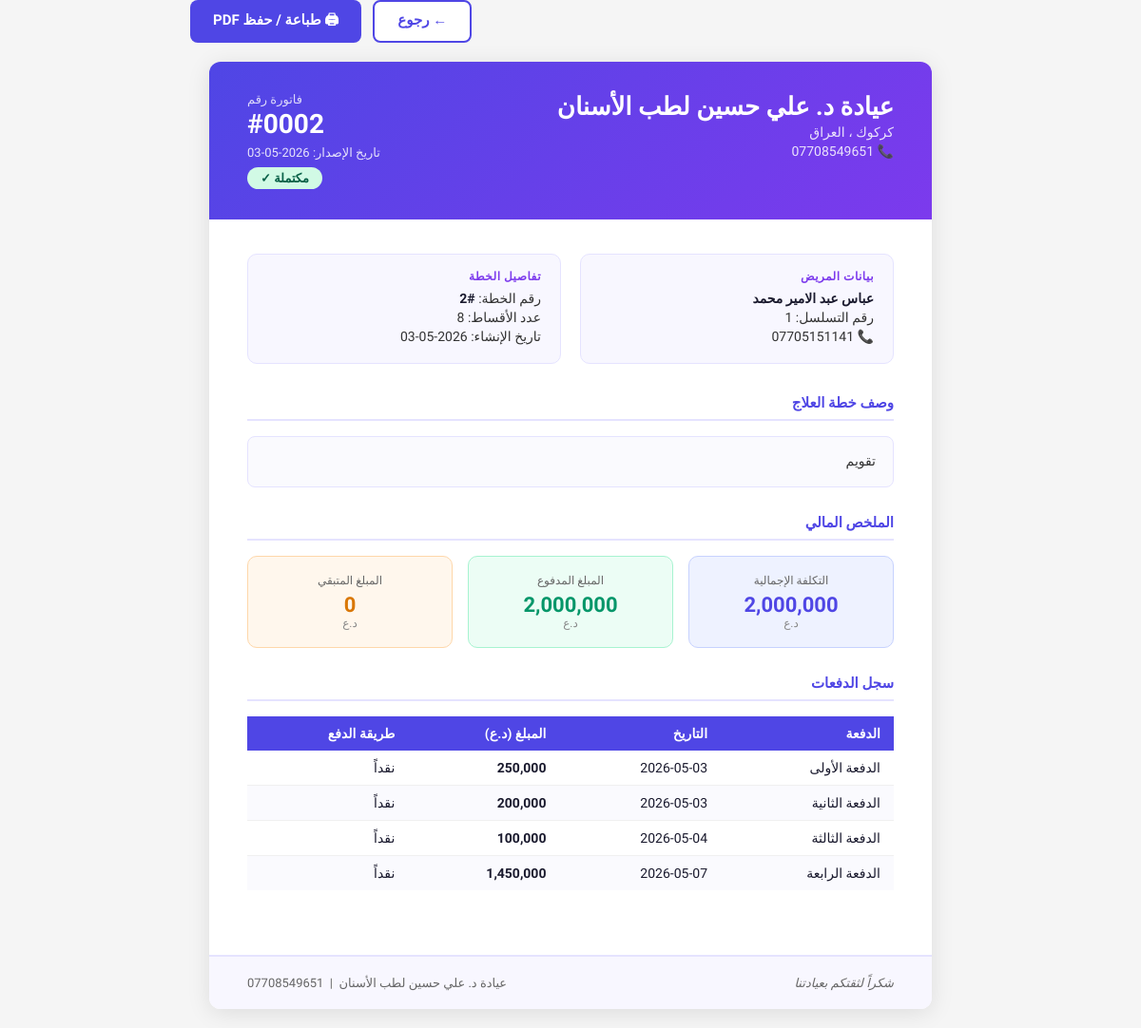
Screenshot of /finance/invoice/2 (signed in) with the database file from the repository.
### tables this page shows
CREATE TABLE settings (
                key   TEXT PRIMARY KEY,
                value TEXT
            );

CREATE TABLE payments (
                id               INTEGER PRIMARY KEY AUTOINCREMENT,
                patient_id       INTEGER NOT NULL,
                treatment_plan_id INTEGER,
                amount           REAL    NOT NULL,
                payment_date     TEXT    NOT NULL DEFAULT (date('now','localtime')),
                payment_method   TEXT    NOT NULL DEFAULT 'cash',
                notes            TEXT,
                created_at       TEXT    NOT NULL DEFAULT (datetime('now','localtime')),
                FOREIGN KEY (patient_id)        REFERENCES patients(id) ON DELETE CASCADE,
                FOREIGN KEY (treatment_plan_id) REFERENCES treatment_plans(id) ON DELETE SET NULL
            );

### routes/finance.py (the view)
@finance_bp.route('/invoice/<int:plan_id>')
@login_required
def invoice(plan_id):
    db = get_db()
    plan = db.execute('''
        SELECT tp.*, p.full_name AS patient_name, p.phone AS patient_phone
        FROM treatment_plans tp
        JOIN patients p ON tp.patient_id = p.id
        WHERE tp.id = ?
    ''', (plan_id,)).fetchone()
    if not plan:
        return "الفاتورة غير موجودة", 404
    payments = db.execute('''
        SELECT *,
               ROW_NUMBER() OVER (
                   PARTITION BY treatment_plan_id
                   ORDER BY payment_date, id
               ) as payment_num
        FROM payments
        WHERE treatment_plan_id = ?
        ORDER BY payment_date, id
    ''', (plan_id,)).fetchall()
    clinic = db.execute("SELECT key, value FROM settings WHERE key LIKE 'clinic_%'").fetchall()
    clinic_info = {row['key']: row['value'] for row in clinic}
    return render_template('invoice.html',
        plan=plan,
        payments=payments,
        clinic=clinic_info,
    )

### db/database.py (called while the page is built)
def get_db():
    if 'db' not in g:
        g.db = sqlite3.connect(
            current_app.config['DATABASE'],
            detect_types=sqlite3.PARSE_DECLTYPES
        )
        g.db.row_factory = sqlite3.Row  # النتائج كـ dict
        g.db.execute("PRAGMA journal_mode=WAL")
        g.db.execute("PRAGMA foreign_keys = ON")
    return g.db

### routes/auth.py (called while the page is built)
def login_required(f):
    from functools import wraps
    @wraps(f)
    def decorated(*args, **kwargs):
        if 'user_id' not in session:
            flash('يرجى تسجيل الدخول أولاً', 'warning')
            return redirect(url_for('auth.login'))
        return f(*args, **kwargs)
    return decorated

### templates/invoice.html (shortened to what this page needs)
<!DOCTYPE html>
<html lang="ar" dir="rtl">
<head>
</head>
<body>
  <div class="print-actions">
    <a href="{{ url_for('finance.index') }}" class="btn-back">← رجوع</a>
    <button class="btn-print" onclick="window.print()">🖨 طباعة / حفظ PDF</button>
  </div>
  <div class="invoice-wrapper">
    <div class="invoice-header">
      <div>
        <div class="clinic-name">{{ clinic.get('clinic_name', 'عيادة الأسنان المتخصصة') }}</div>
        <div class="clinic-sub">{{ clinic.get('clinic_address', '') }}</div>
        {% if clinic.get('clinic_phone') %}
        <div class="clinic-sub" style="margin-top:4px">📞 {{ clinic.get('clinic_phone') }}</div>
        {% endif %}
      </div>
      <div class="invoice-meta">
        <div class="invoice-label">فاتورة رقم</div>
        <div class="invoice-num">#{{ '%04d' % plan.id }}</div>
        <div class="invoice-date">
          تاريخ الإصدار: {{ plan.created_at[:10] if plan.created_at else '' }}
        </div>
        <div style="margin-top:8px">
          <span class="status-badge {{ 'status-completed' if plan.status == 'completed' else 'status-active' }}">
            {{ 'مكتملة ✓' if plan.status == 'completed' else 'نشطة' }}
          </span>
        </div>
      </div>
    </div>
    <div class="invoice-body">
      <div class="info-grid">
        <div class="info-box">
          <div class="info-box-title">بيانات المريض</div>
          <p><strong>{{ plan.patient_name }}</strong></p>
          <p>رقم التسلسل: {{ plan.patient_id }}</p>
          {% if plan.patient_phone %}
          <p>📞 {{ plan.patient_phone }}</p>
          {% endif %}
        </div>
        <div class="info-box">
          <div class="info-box-title">تفاصيل الخطة</div>
          <p>رقم الخطة: <strong>#{{ plan.id }}</strong></p>
          <p>عدد الأقساط: {{ plan.installments_count }}</p>
          <p>تاريخ الإنشاء: {{ plan.created_at[:10] if plan.created_at else '' }}</p>
        </div>
      </div>
      <div class="section-title">وصف خطة العلاج</div>
      <div class="desc-box">{{ plan.description }}</div>
      <div class="section-title">الملخص المالي</div>
      <div class="finance-summary">
        <div class="fin-card total">
          <div class="fin-label">التكلفة الإجمالية</div>
          <div class="fin-amount">{{ plan.total_cost|fmt_num }}</div>
          <div class="fin-currency">د.ع</div>
        </div>
        <div class="fin-card paid">
          <div class="fin-label">المبلغ المدفوع</div>
          <div class="fin-amount">{{ plan.amount_paid|fmt_num }}</div>
          <div class="fin-currency">د.ع</div>
        </div>
        <div class="fin-card remain">
          <div class="fin-label">المبلغ المتبقي</div>
          <div class="fin-amount">{{ (plan.total_cost - plan.amount_paid)|fmt_num }}</div>
          <div class="fin-currency">د.ع</div>
        </div>
      </div>
      {% if payments %}
      <div class="section-title">سجل الدفعات</div>
      <table class="payments-table">
        <thead>
          <tr>
            <th>الدفعة</th>
            <th>التاريخ</th>
            <th>المبلغ (د.ع)</th>
            <th>طريقة الدفع</th>
          </tr>
        </thead>
        <tbody>
          {% set methods = {'cash': 'نقداً', 'card': 'بطاقة', 'transfer': 'حوالة'} %}
          {% for pay in payments %}
          <tr>
            <td>الدفعة {{ pay.payment_num|ordinal_ar }}</td>
            <td>{{ pay.payment_date }}</td>
            <td><strong>{{ pay.amount|fmt_num }}</strong></td>
            <td>{{ methods.get(pay.payment_method, pay.payment_method) }}</td>
          </tr>
          {% endfor %}
        </tbody>
      </table>
      {% else %}
      <p style="color:#888; font-size:14px; margin-bottom:24px;">لا توجد دفعات مسجلة لهذه الخطة</p>
      {% endif %}
    </div>
    <div class="invoice-footer">
      <div class="footer-note">شكراً لثقتكم بعيادتنا</div>
      <div>{{ clinic.get('clinic_name', 'عيادة الأسنان المتخصصة') }} &nbsp;|&nbsp; {{ clinic.get('clinic_phone', '') }}</div>
    </div>
  </div>
</body>
</html>

### templates/invoice.html (style rules this page uses)
* { margin: 0; padding: 0; box-sizing: border-box; }
body { font-family: 'Cairo', sans-serif; background: #f5f5f5; color: #1a1a2e; direction: rtl; }
.invoice-wrapper { max-width: 760px; margin: 20px auto; background: #fff; border-radius: 12px; box-shadow: 0 4px 24px rgba(0,0,0,0.1); overflow: hidden; }
.invoice-header { background: linear-gradient(135deg, #4f46e5, #7c3aed); color: #fff; padding: 32px 40px; display: flex; justify-content: space-between; align-items: flex-start; }
.clinic-name { font-size: 26px; font-weight: 900; margin-bottom: 4px; }
.clinic-sub { font-size: 14px; opacity: 0.85; }
.invoice-meta { text-align: left; }
.invoice-label { font-size: 13px; opacity: 0.8; margin-bottom: 2px; }
.invoice-num { font-size: 28px; font-weight: 900; }
.invoice-date { font-size: 13px; margin-top: 6px; opacity: 0.85; }
.invoice-body { padding: 36px 40px; }
.info-grid { display: grid; grid-template-columns: 1fr 1fr; gap: 20px; margin-bottom: 32px; }
.info-box { background: #f8f7ff; border: 1px solid #e5e3ff; border-radius: 10px; padding: 16px 20px; }
.info-box-title { font-size: 12px; color: #7c3aed; font-weight: 700; text-transform: uppercase; letter-spacing: 0.5px; margin-bottom: 8px; }
.info-box p { font-size: 14px; color: #333; margin-bottom: 4px; }
.info-box strong { color: #1a1a2e; }
.section-title { font-size: 15px; font-weight: 700; color: #4f46e5; border-bottom: 2px solid #e5e3ff; padding-bottom: 8px; margin-bottom: 16px; }
.desc-box { background: #fafafe; border: 1px solid #e5e3ff; border-radius: 8px; padding: 14px 18px; font-size: 14px; color: #333; margin-bottom: 28px; line-height: 1.7; }
.finance-summary { display: grid; grid-template-columns: repeat(3, 1fr); gap: 16px; margin-bottom: 28px; }
.fin-card { border-radius: 10px; padding: 18px 16px; text-align: center; }
.fin-card.total { background: #eef2ff; border: 1px solid #c7d2fe; }
.fin-card.paid { background: #ecfdf5; border: 1px solid #a7f3d0; }
.fin-card.remain { background: #fff7ed; border: 1px solid #fed7aa; }
.fin-card .fin-label { font-size: 12px; color: #666; margin-bottom: 6px; }
.fin-card .fin-amount { font-size: 22px; font-weight: 900; }
.fin-card.total .fin-amount { color: #4f46e5; }
.fin-card.paid .fin-amount { color: #059669; }
.fin-card.remain .fin-amount { color: #d97706; }
.fin-card .fin-currency { font-size: 12px; color: #888; }
.payments-table { width: 100%; border-collapse: collapse; margin-bottom: 32px; font-size: 14px; }
.payments-table th { background: #4f46e5; color: #fff; padding: 10px 14px; text-align: right; font-weight: 600; }
.payments-table td { padding: 10px 14px; border-bottom: 1px solid #f0f0f0; }
.payments-table tr:last-child td { border-bottom: none; }
.payments-table tr:nth-child(even) td { background: #fafafe; }
.status-badge { display: inline-block; padding: 4px 14px; border-radius: 20px; font-size: 13px; font-weight: 700; }
.status-completed { background: #d1fae5; color: #065f46; }
.invoice-footer { background: #f8f7ff; border-top: 2px solid #e5e3ff; padding: 20px 40px; display: flex; justify-content: space-between; align-items: center; font-size: 13px; color: #666; }
.footer-note { font-style: italic; }
.print-actions { max-width: 800px; margin: 0 auto 20px; display: flex; gap: 12px; justify-content: flex-end; padding: 0 0; }
.btn-print { background: #4f46e5; color: #fff; border: none; padding: 10px 24px; border-radius: 8px; font-family: 'Cairo', sans-serif; font-size: 15px; font-weight: 600; cursor: pointer; }
.btn-back { background: #fff; color: #4f46e5; border: 2px solid #4f46e5; padding: 10px 24px; border-radius: 8px; font-family: 'Cairo', sans-serif; font-size: 15px; font-weight: 600; cursor: pointer; text-decoration: none; }

### rows the page displays
settings: get "عيادة د. علي حسين لطب الأسنان"
settings: get "كركوك ، العراق"
settings: get "07708549651"
payments: payment_num|ordinal_ar "الأولى", payment_date "2026-05-03", amount|fmt_num "250,000", get "نقداً"
payments: payment_num|ordinal_ar "الثانية", payment_date "2026-05-03", amount|fmt_num "200,000", get "نقداً"
payments: payment_num|ordinal_ar "الثالثة", payment_date "2026-05-04", amount|fmt_num "100,000", get "نقداً"
payments: payment_num|ordinal_ar "الرابعة", payment_date "2026-05-07", amount|fmt_num "1,450,000", get "نقداً"

### other values shown
{{ '%04d' % plan.id }} "0002"
{{ plan.created_at[:10] if plan.created_at else '' }} "2026-05-03"
{{ 'مكتملة ✓' if plan.status == 'completed' else 'نشطة' }} "مكتملة ✓"
{{ plan.patient_name }} "عباس عبد الامير محمد"
{{ plan.patient_id }} "1"
{{ plan.patient_phone }} "07705151141"
{{ plan.id }} "2"
{{ plan.installments_count }} "8"
{{ plan.description }} "تقويم"
{{ plan.total_cost|fmt_num }} "2,000,000"
{{ plan.amount_paid|fmt_num }} "2,000,000"
{{ (plan.total_cost - plan.amount_paid)|fmt_num }} "0"
